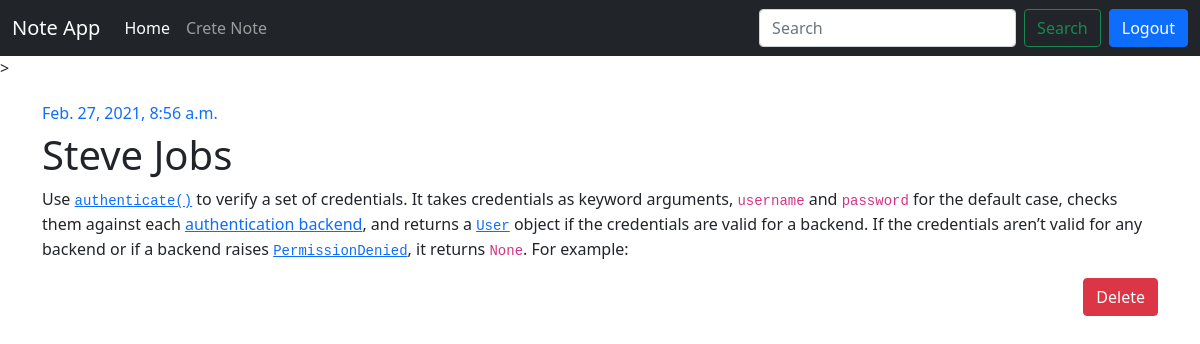
/Use-authen (signed in), run on the app's committed database.
### home/models.py (models this page shows, shortened)
class Note(models.Model):
    title = models.CharField(max_length=456)
    content = models.TextField()
    summary = models.CharField(max_length=678)
    slug = models.CharField(max_length=354)
    timestamp = models.DateTimeField(auto_now_add=True, blank=True)

### home/views.py (the view)
# urls.py: path("<str:slug>", views.myNote, name="Note"),
def myNote(request, slug):
    note = Note.objects.filter(slug=slug).first()
    context = {"note": note}
    return render(request, 'note.html', context)

### templates/note.html (shortened to what this page needs)
{% extends 'base.html' %}
{% block body %}
<div class="container my-4">
    <h6 class="text-primary">{{note.timestamp}}</h6>
    <h1>{{note.title}}</h1>
    <div>{{note.content | safe}}</div>
    <form action="/delete" method="POST">
        <div class="float-end">
            <button class="btn btn-danger" type="submit">Delete</button>
        </div>
    </form>
</div>
{% endblock body %}

### data on the page
Note: timestamp "Feb. 27, 2021, 8:56 a.m.", title "Steve Jobs", content "Use authenticate() to verify a set of credentials. It takes credentials as keyword arguments, username and password for the default case, checks them against each authentication backend , and returns a User object if the credentials are valid for a backend. If the credentials aren’t valid for any backend or if a backend raises PermissionDenied , it returns None . For example:"
